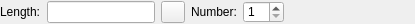
<?xml version="1.0" encoding="UTF-8"?>
<ui version="4.0">
 <class>LC_LineBisectorOptionsWidget</class>
 <widget class="QWidget" name="LC_LineBisectorOptionsWidget">
  <property name="geometry">
   <rect>
    <x>0</x>
    <y>0</y>
    <width>415</width>
    <height>24</height>
   </rect>
  </property>
  <property name="sizePolicy">
   <sizepolicy hsizetype="Fixed" vsizetype="Fixed">
    <horstretch>0</horstretch>
    <verstretch>0</verstretch>
   </sizepolicy>
  </property>
  <property name="minimumSize">
   <size>
    <width>0</width>
    <height>22</height>
   </size>
  </property>
  <property name="maximumSize">
   <size>
    <width>16777215</width>
    <height>24</height>
   </size>
  </property>
  <property name="windowTitle">
   <string>Line Bisector Options</string>
  </property>
  <layout class="QHBoxLayout">
   <property name="leftMargin">
    <number>0</number>
   </property>
   <property name="topMargin">
    <number>1</number>
   </property>
   <property name="rightMargin">
    <number>0</number>
   </property>
   <property name="bottomMargin">
    <number>1</number>
   </property>
   <item>
    <widget class="QLabel" name="lLength">
     <property name="sizePolicy">
      <sizepolicy hsizetype="Preferred" vsizetype="Fixed">
       <horstretch>0</horstretch>
       <verstretch>0</verstretch>
      </sizepolicy>
     </property>
     <property name="text">
      <string>Length:</string>
     </property>
     <property name="wordWrap">
      <bool>false</bool>
     </property>
    </widget>
   </item>
   <item>
    <widget class="QLineEdit" name="leLength">
     <property name="sizePolicy">
      <sizepolicy hsizetype="Preferred" vsizetype="Fixed">
       <horstretch>0</horstretch>
       <verstretch>0</verstretch>
      </sizepolicy>
     </property>
     <property name="toolTip">
      <string>Length of bisector</string>
     </property>
    </widget>
   </item>
   <item>
    <widget class="QToolButton" name="tbPickLength">
     <property name="toolTip">
      <string>Pick line length from drawing</string>
     </property>
     <property name="text">
      <string/>
     </property>
     <property name="icon">
      <iconset resource="../../../../res/icons/icons.qrc">
       <normaloff>:/icons/interactive_pick_distance.lci</normaloff>:/icons/interactive_pick_distance.lci</iconset>
     </property>
    </widget>
   </item>
   <item>
    <widget class="QLabel" name="lNumber">
     <property name="text">
      <string>Number:</string>
     </property>
     <property name="wordWrap">
      <bool>false</bool>
     </property>
    </widget>
   </item>
   <item>
    <widget class="QSpinBox" name="sbNumber">
     <property name="toolTip">
      <string>Number of bisectors to create</string>
     </property>
     <property name="minimum">
      <number>1</number>
     </property>
    </widget>
   </item>
   <item>
    <spacer name="horizontalSpacer">
     <property name="orientation">
      <enum>Qt::Orientation::Horizontal</enum>
     </property>
     <property name="sizeHint" stdset="0">
      <size>
       <width>0</width>
       <height>20</height>
      </size>
     </property>
    </spacer>
   </item>
  </layout>
 </widget>
 <layoutdefault spacing="6" margin="11"/>
 <resources>
  <include location="../../../../res/icons/icons.qrc"/>
 </resources>
 <connections/>
 <slots>
  <slot>updateLength(QString)</slot>
  <slot>updateNumber(int)</slot>
 </slots>
</ui>
